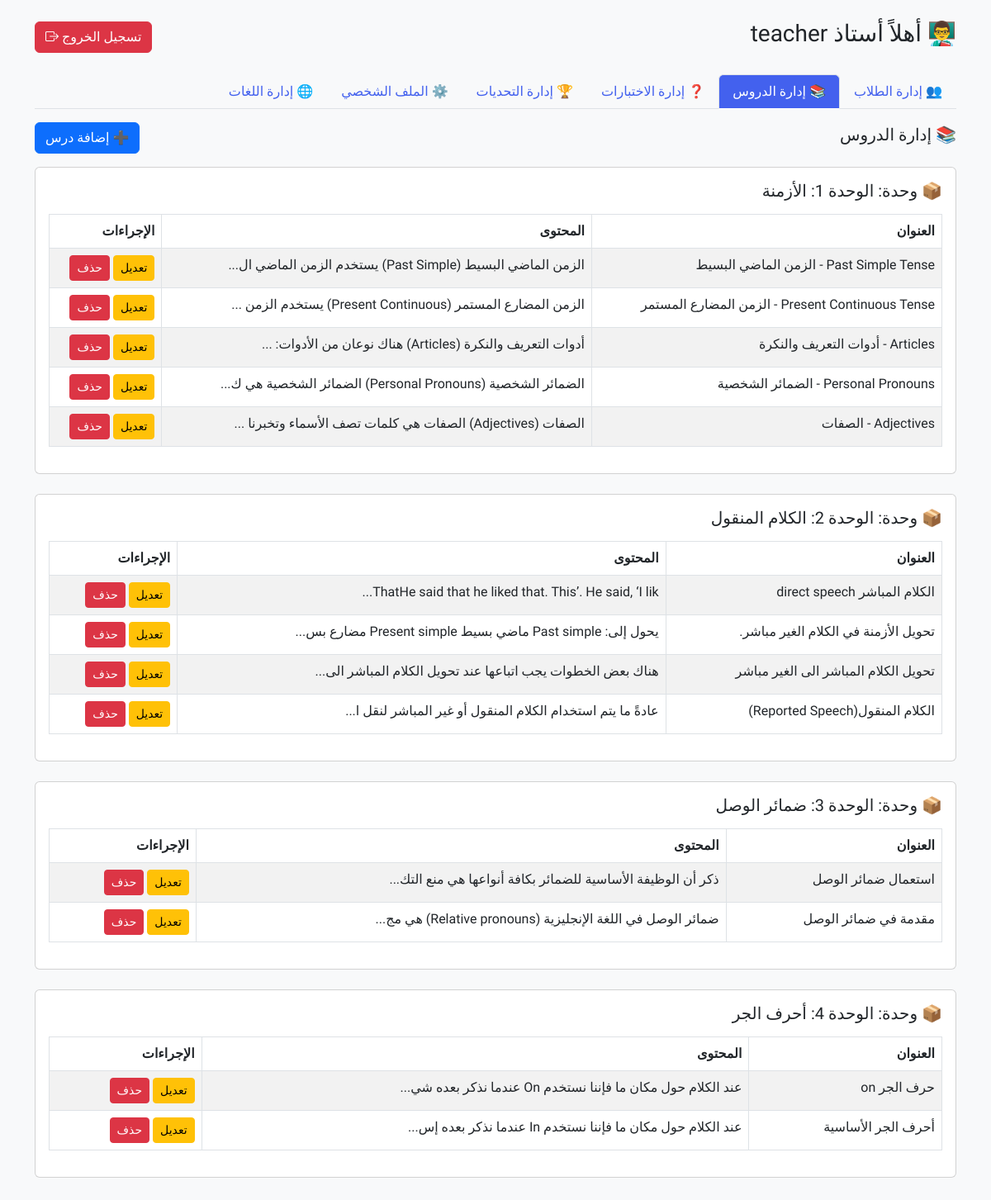
The app's page /teacher_dashboard.php?section=lessons (signed in) with its own data.
### tables this page shows
CREATE TABLE `lessons` (
  `id` int(11) NOT NULL,
  `title` varchar(255) NOT NULL,
  `level` varchar(20) DEFAULT NULL,
  `content` text NOT NULL,
  `teacher_id` int(11) NOT NULL,
  `created_at` timestamp NOT NULL DEFAULT current_timestamp(),
  `unit_id` int(11) DEFAULT NULL
);

### teacher_sections/lessons.php (the view, shortened to what this page needs)
<?php
$teacher_id = $_SESSION['user_id'];
$conn = new mysqli("localhost", "root", "", "learning_platform");
?>
<?php
$lessons_result = $conn->query("SELECT lessons.*, units.title AS unit_title FROM lessons
    LEFT JOIN units ON lessons.unit_id = units.id
    WHERE lessons.teacher_id = $teacher_id
    ORDER BY units.order_num ASC, lessons.created_at DESC");
$lessons_by_unit = [];
while ($row = $lessons_result->fetch_assoc()) {
    $lessons_by_unit[$row['unit_title']][] = $row;
}
?>
<div class="d-flex justify-content-between align-items-center mb-3">
    <h5>📚 إدارة الدروس</h5>
    <a href="?section=lessons&action=add" class="btn btn-primary">➕ إضافة درس</a>
</div>
<?php foreach ($lessons_by_unit as $unit_title => $lessons): ?>
    <div class="card p-3 mb-4">
        <h5 class="mb-3">📦 وحدة: <?= htmlspecialchars($unit_title) ?></h5>
        <table class="table table-bordered table-striped">
            <thead>
                <tr>
                    <th>العنوان</th>
                    <th>المحتوى</th>
                    <th>الإجراءات</th>
                </tr>
            </thead>
            <tbody>
                <?php foreach ($lessons as $lesson): ?>
                    <tr>
                        <td><?= htmlspecialchars($lesson['title']) ?></td>
                        <td><?= mb_strimwidth(strip_tags($lesson['content']), 0, 60, '...') ?></td>
                        <td>
                            <a href="?section=lessons&edit=<?= $lesson['id'] ?>" class="btn btn-sm btn-warning">تعديل</a>
                            <a href="?section=lessons&delete=<?= $lesson['id'] ?>" class="btn btn-sm btn-danger" onclick="return confirm('هل أنت متأكد من الحذف؟')">حذف</a>
                        </td>
                    </tr>
                <?php endforeach; ?>
            </tbody>
        </table>
    </div>
<?php endforeach; ?>

### teacher_dashboard.php (style rules this page uses)
body { font-family: 'Tajawal', sans-serif; background-color: #f4f6f9; }
body { font-family: 'Tajawal', sans-serif; background: #f8f9fa; }

### records on screen
lessons: title "Past Simple Tense - الزمن الماضي البسيط", content "الزمن الماضي البسيط (Past Simple) يستخدم الزمن الماضي ال..."
lessons: title "Present Continuous Tense - الزمن المضارع المستمر", content "الزمن المضارع المستمر (Present Continuous) يستخدم الزمن ..."
lessons: title "Articles - أدوات التعريف والنكرة", content "أدوات التعريف والنكرة (Articles) هناك نوعان من الأدوات: ..."
lessons: title "Personal Pronouns - الضمائر الشخصية", content "الضمائر الشخصية (Personal Pronouns) الضمائر الشخصية هي ك..."
lessons: title "Adjectives - الصفات", content "الصفات (Adjectives) الصفات هي كلمات تصف الأسماء وتخبرنا ..."
lessons: title "الكلام المباشر direct speech", content "ThatHe said that he liked that. This’. He said, ‘I lik..."
lessons: title "تحويل الأزمنة في الكلام الغير مباشر.", content "يحول إلى: Past simple ماضي بسيط Present simple مضارع بس..."
lessons: title "تحويل الكلام المباشر الى الغير مباشر", content "هناك بعض الخطوات يجب اتباعها عند تحويل الكلام المباشر الى..."
lessons: title "الكلام المنقول(Reported Speech)", content "عادةً ما يتم استخدام الكلام المنقول أو غير المباشر لنقل ا..."
lessons: title "استعمال ضمائر الوصل", content "ذكر أن الوظيفة الأساسية للضمائر بكافة أنواعها هي منع التك..."
lessons: title "مقدمة في ضمائر الوصل", content "ضمائر الوصل في اللغة الإنجليزية (Relative pronouns) هي مج..."
lessons: title "حرف الجر on", content "عند الكلام حول مكان ما فإننا نستخدم On عندما نذكر بعده شي..."
lessons: title "أحرف الجر الأساسية", content "عند الكلام حول مكان ما فإننا نستخدم In عندما نذكر بعده إس..."

### other values on screen
$name "teacher"
$unit_title "الوحدة 1: الأزمنة"
$unit_title "الوحدة 2: الكلام المنقول"
$unit_title "الوحدة 3: ضمائر الوصل"
$unit_title "الوحدة 4: أحرف الجر"
